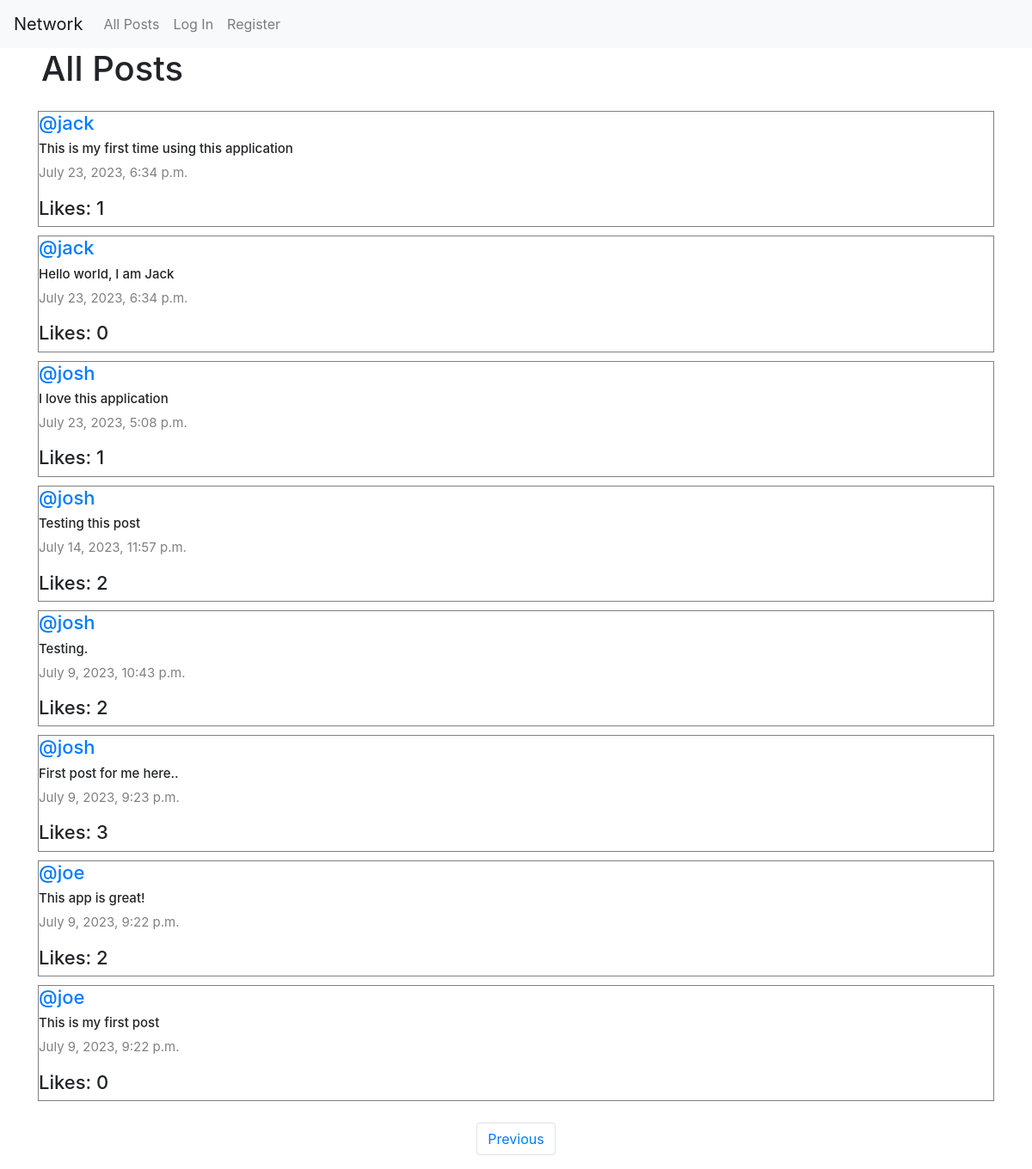
/?page=3, run on the app's committed database.
### network/models.py (models this page shows, shortened)
class Post(models.Model):
    content = models.CharField(max_length=140)
    user = models.ForeignKey(User, on_delete=models.CASCADE, related_name="author")
    date = models.DateTimeField(auto_now_add=True)
    def likes_count(self):
        return self.post_like.count()

class User(AbstractUser):
    pass

### network/views.py (the view)
# urls.py: path("", views.index, name="index"),
def index(request):
    all_posts = Post.objects.all().order_by("id").reverse()
    paginator = Paginator(all_posts, 10)
    page_number = request.GET.get('page')
    posts_of_the_page = paginator.get_page(page_number)
    posts_user_liked = []
    try:
        for like in Like.objects.filter(user=request.user):
            posts_user_liked.append(like.post.id)
    except:
        posts_user_liked = []
    return render(request, "network/index.html", {
        "posts_of_the_page": posts_of_the_page,
        "posts_user_liked": posts_user_liked,
    })

### network/templates/network/index.html (shortened to what this page needs)
{% extends "network/layout.html" %}
{% block body %}
    <h1 class="mx-5">All Posts</h1>
    <div class="all-posts mx-4">
        {% for post in posts_of_the_page %}
            <div class="row post">
                <h5 class="username"><a href="{% url 'profile' user_id=post.user.id %}">@{{ post.user }}</a></h5>
                <h6 class="content" id="content_{{ post.id }}">{{ post.content }}</h6>
                <p class="date">{{ post.date }}</p>
                <h5 class="likes" id="like-count-{{ post.id }}">Likes: {{ post.likes_count }}</h5>
            </div>
        {% endfor %}
    </div>
    <nav aria-label="Page navigation example">
        <ul class="pagination d-flex justify-content-center">
            {% if posts_of_the_page.has_previous %}
                <li class="page-item"><a class="page-link" href="?page={{ posts_of_the_page.previous_page_number }}">Previous</a></li>
            {% endif %}
        </ul>
      </nav>
{% endblock %}

### network/static/network/styles.css (style rules this page uses)
.all-posts { display: flex; flex-direction: column; justify-content: flex-start; margin: 20px; }
.post { border: 0.1px solid gray; display: flex; justify-content: center; flex-direction: column; box-sizing: border-box; margin: 5px 20px; }
.content { font-size: 15px; }
.username { font-size: 22px; }
.date { color: gray; font-size: 15px; }
.likes { font-size: 22px; }

### data on the page
Post: user "jack", content "This is my first time using this application", date "July 23, 2023, 6:34 p.m.", likes_count "1"
Post: user "jack", content "Hello world, I am Jack", date "July 23, 2023, 6:34 p.m.", likes_count "0"
Post: user "josh", content "I love this application", date "July 23, 2023, 5:08 p.m.", likes_count "1"
Post: user "josh", content "Testing this post", date "July 14, 2023, 11:57 p.m.", likes_count "2"
Post: user "josh", content "Testing.", date "July 9, 2023, 10:43 p.m.", likes_count "2"
Post: user "josh", content "First post for me here..", date "July 9, 2023, 9:23 p.m.", likes_count "3"
Post: user "joe", content "This app is great!", date "July 9, 2023, 9:22 p.m.", likes_count "2"
Post: user "joe", content "This is my first post", date "July 9, 2023, 9:22 p.m.", likes_count "0"
